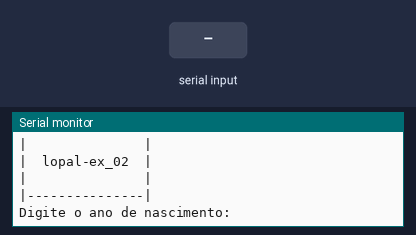
Simulated run of this sketch. Board: Arduino Uno, built with avr-gcc and run on an emulated ATmega328P. Parts: the last lines printed to the serial monitor. The inputs (shaded band) are chosen by the test bench.

Above: at 1.2 s.
1.3 s: "90,45\n" received over Serial
At 2.69 s:
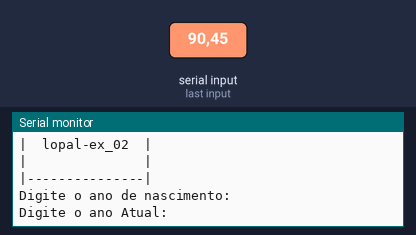
2.8 s: "30,150\n" received over Serial
At 5.0 s:
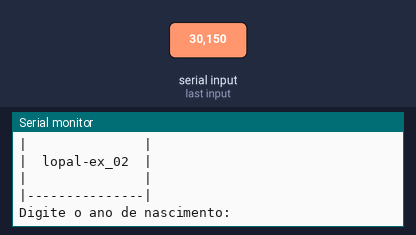

The sketch:

execicio_21.ino
```cpp
// Faça um programa que receba o ano de nascimento
// de uma pessoa e o ano atual. Calcule e imprima:
// a. A idade dessa pessoa
// b. Essa idade convertida em semanas

int anoNascimento = 0;
int anoAtual = 0;
int idade = 0;
int idadeSemanas = 0;

void setup() {
  Serial.begin(9600);

}

void loop()
{
  //cabeçalho - 2 pipes + tracinhos
  Serial.println("|---------------|");
  Serial.println("|               |");
  Serial.println("|  lopal-ex_02  |");
  Serial.println("|               |");
  Serial.println("|---------------|");

  Serial.println();//pula uma linha
  Serial.println();//pula uma linha


  // Entrada: ano de nascimento
  Serial.println("Digite o ano de nascimento:");
  while (!Serial.available()) {}
  anoNascimento = Serial.parseInt();

  //Ano Atual
  Serial.println("Digite o ano Atual:");
  while (!Serial.available()) {}
  anoAtual = Serial.parseInt();

  // Processamento
  idade = anoAtual - anoNascimento;
  idadeSemanas = idade * 52;
  // Saída
  Serial.println( "seu ano de nascimento:" + String (anoNascimento) );
  Serial.println( "seu ano atual:" + String (anoAtual) );
  Serial.println( "sua idade:" + String (idade) );
  Serial.println( "idade em semanas:" + String (idadeSemanas) );

} 
```

Measured:
- after the input at 1.3 s, the serial monitor: prints a new line at once (image 1)
- after the input at 2.8 s, the serial monitor: prints a new line at once (image 2)
